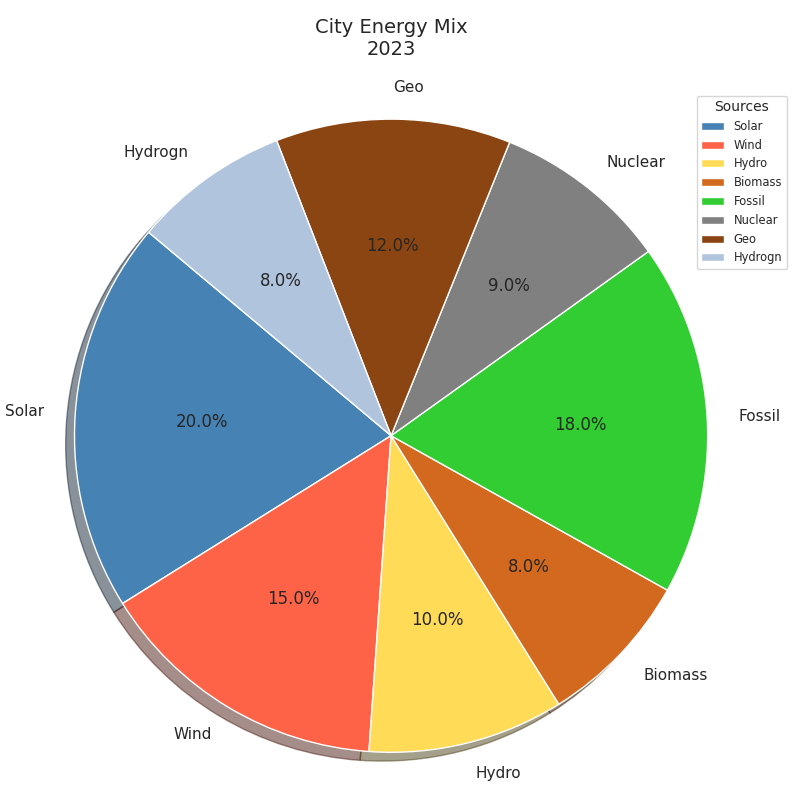

This figure's Python source:
import matplotlib.pyplot as plt

energy_sources = ['Solar', 'Wind', 'Hydro', 'Biomass', 'Fossil', 'Nuclear', 'Geo', 'Hydrogn']
energy_distribution = [20, 15, 10, 8, 18, 9, 12, 8]

colors = ['#4682B4', '#FF6347', '#FFDB58', '#D2691E', '#32CD32', '#808080', '#8B4513', '#B0C4DE']

fig, ax = plt.subplots(figsize=(8, 8))

ax.pie(
    energy_distribution, labels=energy_sources, colors=colors,
    autopct='%1.1f%%', startangle=140, shadow=True
)

ax.axis('equal')
ax.set_title('City Energy Mix\n2023', fontsize=14, fontweight='normal', pad=25)

ax.legend(loc='upper right', bbox_to_anchor=(1.1, 1.0), title="Sources", fontsize='x-small', title_fontsize='10')

plt.tight_layout()
plt.show()
